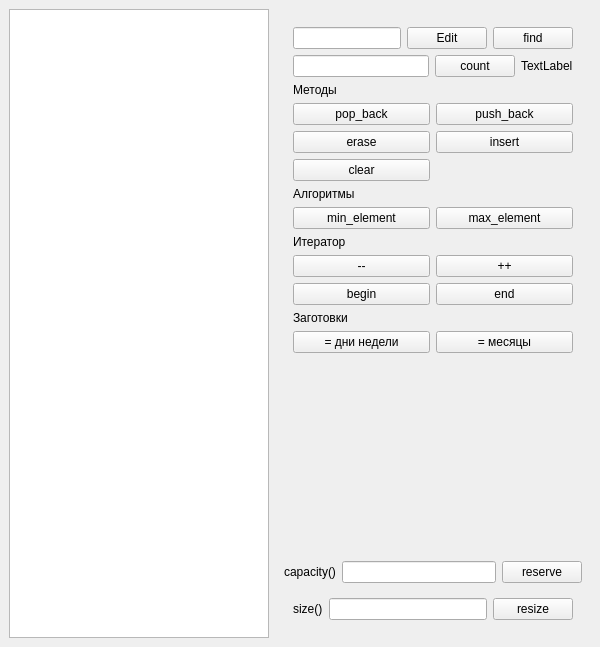
<?xml version="1.0" encoding="UTF-8"?>
<ui version="4.0">
 <class>MainWindow</class>
 <widget class="QMainWindow" name="MainWindow">
  <property name="geometry">
   <rect>
    <x>0</x>
    <y>0</y>
    <width>600</width>
    <height>647</height>
   </rect>
  </property>
  <property name="windowTitle">
   <string>std::vector demo</string>
  </property>
  <widget class="QWidget" name="centralwidget">
   <layout class="QHBoxLayout" name="horizontalLayout">
    <item>
     <layout class="QHBoxLayout" name="horizontalLayout_2">
      <item>
       <widget class="QListWidget" name="list_widget"/>
      </item>
      <item>
       <widget class="QFrame" name="verticalFrame">
        <layout class="QVBoxLayout" name="verticalLayout">
         <item>
          <widget class="QFrame" name="verticalFrame">
           <layout class="QVBoxLayout" name="verticalLayout_2">
            <item>
             <layout class="QHBoxLayout" name="horizontalLayout_5">
              <item>
               <widget class="QLineEdit" name="txt_elem_content"/>
              </item>
              <item>
               <widget class="QPushButton" name="pb_edit">
                <property name="text">
                 <string>Edit</string>
                </property>
               </widget>
              </item>
              <item>
               <widget class="QPushButton" name="pb_find">
                <property name="text">
                 <string>find</string>
                </property>
               </widget>
              </item>
             </layout>
            </item>
            <item>
             <layout class="QHBoxLayout" name="horizontalLayout_7">
              <item>
               <widget class="QLineEdit" name="le_count"/>
              </item>
              <item>
               <widget class="QPushButton" name="pb_count">
                <property name="text">
                 <string>count</string>
                </property>
               </widget>
              </item>
              <item>
               <widget class="QLabel" name="lbl_count">
                <property name="text">
                 <string>TextLabel</string>
                </property>
               </widget>
              </item>
             </layout>
            </item>
            <item>
             <widget class="QLabel" name="label_2">
              <property name="text">
               <string>Методы</string>
              </property>
             </widget>
            </item>
            <item>
             <layout class="QGridLayout" name="gridLayout">
              <item row="3" column="0">
               <widget class="QPushButton" name="pb_clear">
                <property name="text">
                 <string>clear</string>
                </property>
               </widget>
              </item>
              <item row="0" column="0">
               <widget class="QPushButton" name="pb_pop_back">
                <property name="text">
                 <string>pop_back</string>
                </property>
               </widget>
              </item>
              <item row="0" column="1">
               <widget class="QPushButton" name="pb_push_back">
                <property name="text">
                 <string>push_back</string>
                </property>
               </widget>
              </item>
              <item row="1" column="0">
               <widget class="QPushButton" name="pb_erase">
                <property name="text">
                 <string>erase</string>
                </property>
               </widget>
              </item>
              <item row="1" column="1">
               <widget class="QPushButton" name="pb_insert">
                <property name="text">
                 <string>insert</string>
                </property>
               </widget>
              </item>
             </layout>
            </item>
            <item>
             <widget class="QLabel" name="label_6">
              <property name="text">
               <string>Алгоритмы</string>
              </property>
             </widget>
            </item>
            <item>
             <layout class="QHBoxLayout" name="horizontalLayout_8">
              <item>
               <widget class="QPushButton" name="pb_min_element">
                <property name="text">
                 <string>min_element</string>
                </property>
               </widget>
              </item>
              <item>
               <widget class="QPushButton" name="pb_max_element">
                <property name="text">
                 <string>max_element</string>
                </property>
               </widget>
              </item>
             </layout>
            </item>
            <item>
             <widget class="QLabel" name="label_4">
              <property name="text">
               <string>Итератор</string>
              </property>
             </widget>
            </item>
            <item>
             <layout class="QGridLayout" name="gridLayout_2">
              <item row="0" column="0">
               <widget class="QPushButton" name="pb_decrement">
                <property name="text">
                 <string>--</string>
                </property>
               </widget>
              </item>
              <item row="0" column="1">
               <widget class="QPushButton" name="pb_increment">
                <property name="text">
                 <string>++</string>
                </property>
               </widget>
              </item>
              <item row="1" column="0">
               <widget class="QPushButton" name="pb_begin">
                <property name="text">
                 <string>begin</string>
                </property>
               </widget>
              </item>
              <item row="1" column="1">
               <widget class="QPushButton" name="pb_end">
                <property name="text">
                 <string>end</string>
                </property>
               </widget>
              </item>
             </layout>
            </item>
            <item>
             <widget class="QLabel" name="label_3">
              <property name="text">
               <string>Заготовки</string>
              </property>
             </widget>
            </item>
            <item>
             <layout class="QHBoxLayout" name="horizontalLayout_3">
              <item>
               <widget class="QPushButton" name="pb_weekdays">
                <property name="text">
                 <string>= дни недели</string>
                </property>
               </widget>
              </item>
              <item>
               <widget class="QPushButton" name="pb_months">
                <property name="text">
                 <string>= месяцы</string>
                </property>
               </widget>
              </item>
             </layout>
            </item>
           </layout>
          </widget>
         </item>
         <item>
          <spacer name="verticalSpacer">
           <property name="orientation">
            <enum>Qt::Orientation::Vertical</enum>
           </property>
           <property name="sizeHint" stdset="0">
            <size>
             <width>20</width>
             <height>40</height>
            </size>
           </property>
          </spacer>
         </item>
         <item>
          <layout class="QHBoxLayout" name="horizontalLayout_6">
           <item>
            <widget class="QLabel" name="label_5">
             <property name="text">
              <string>capacity()</string>
             </property>
            </widget>
           </item>
           <item>
            <widget class="QLineEdit" name="txt_capacity"/>
           </item>
           <item>
            <widget class="QPushButton" name="btn_reserve">
             <property name="text">
              <string>reserve</string>
             </property>
            </widget>
           </item>
          </layout>
         </item>
         <item alignment="Qt::AlignmentFlag::AlignBottom">
          <widget class="QFrame" name="horizontalFrame_3">
           <layout class="QHBoxLayout" name="horizontalLayout_4">
            <item>
             <widget class="QLabel" name="label">
              <property name="text">
               <string>size()</string>
              </property>
             </widget>
            </item>
            <item>
             <widget class="QLineEdit" name="txt_size"/>
            </item>
            <item>
             <widget class="QPushButton" name="btn_resize">
              <property name="text">
               <string>resize</string>
              </property>
             </widget>
            </item>
           </layout>
          </widget>
         </item>
        </layout>
       </widget>
      </item>
     </layout>
    </item>
   </layout>
  </widget>
 </widget>
 <resources/>
 <connections/>
</ui>
